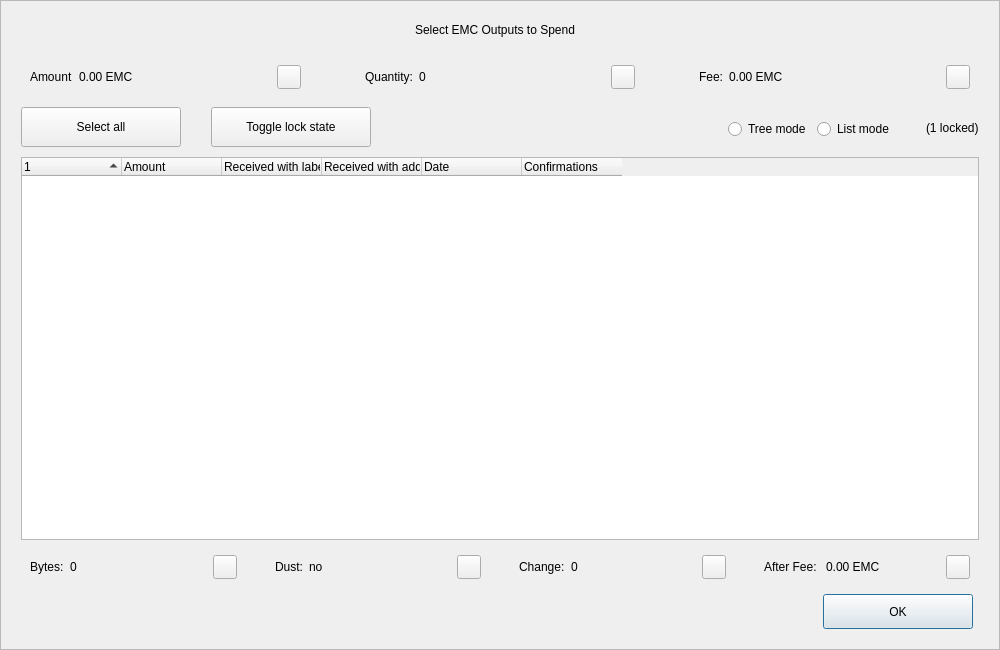
<?xml version="1.0" encoding="UTF-8"?>
<ui version="4.0">
 <class>CoinControlDialog</class>
 <widget class="QDialog" name="CoinControlDialog">
  <property name="geometry">
   <rect>
    <x>0</x>
    <y>0</y>
    <width>1000</width>
    <height>650</height>
   </rect>
  </property>
  <property name="minimumSize">
   <size>
    <width>950</width>
    <height>650</height>
   </size>
  </property>
  <property name="windowTitle">
   <string>Coin Selection</string>
  </property>
  <property name="styleSheet">
   <string notr="true"/>
  </property>
  <layout class="QVBoxLayout" name="verticalLayout">
   <property name="spacing">
    <number>0</number>
   </property>
   <property name="leftMargin">
    <number>0</number>
   </property>
   <property name="topMargin">
    <number>0</number>
   </property>
   <property name="rightMargin">
    <number>0</number>
   </property>
   <property name="bottomMargin">
    <number>0</number>
   </property>
   <item>
    <widget class="QFrame" name="frameContainer">
     <property name="toolTipDuration">
      <number>0</number>
     </property>
     <property name="frameShape">
      <enum>QFrame::StyledPanel</enum>
     </property>
     <property name="frameShadow">
      <enum>QFrame::Raised</enum>
     </property>
     <layout class="QVBoxLayout" name="verticalLayout_2">
      <property name="leftMargin">
       <number>0</number>
      </property>
      <property name="rightMargin">
       <number>0</number>
      </property>
      <property name="bottomMargin">
       <number>20</number>
      </property>
      <item>
       <layout class="QHBoxLayout" name="horizontalLayout_12">
        <property name="spacing">
         <number>0</number>
        </property>
        <property name="leftMargin">
         <number>20</number>
        </property>
        <property name="rightMargin">
         <number>30</number>
        </property>
        <item>
         <spacer name="horizontalSpacer_4">
          <property name="orientation">
           <enum>Qt::Horizontal</enum>
          </property>
          <property name="sizeHint" stdset="0">
           <size>
            <width>40</width>
            <height>20</height>
           </size>
          </property>
         </spacer>
        </item>
        <item>
         <widget class="QLabel" name="labelTitle">
          <property name="minimumSize">
           <size>
            <width>0</width>
            <height>40</height>
           </size>
          </property>
          <property name="maximumSize">
           <size>
            <width>16777215</width>
            <height>40</height>
           </size>
          </property>
          <property name="text">
           <string>Select EMC Outputs to Spend</string>
          </property>
          <property name="alignment">
           <set>Qt::AlignCenter</set>
          </property>
          <property name="margin">
           <number>7</number>
          </property>
         </widget>
        </item>
        <item>
         <spacer name="horizontalSpacer_5">
          <property name="orientation">
           <enum>Qt::Horizontal</enum>
          </property>
          <property name="sizeHint" stdset="0">
           <size>
            <width>40</width>
            <height>20</height>
           </size>
          </property>
         </spacer>
        </item>
       </layout>
      </item>
      <item>
       <layout class="QHBoxLayout" name="horizontalLayout_8">
        <property name="leftMargin">
         <number>20</number>
        </property>
        <property name="rightMargin">
         <number>20</number>
        </property>
        <item>
         <widget class="QWidget" name="layoutAmount" native="true">
          <layout class="QHBoxLayout" name="horizontalLayout_9" stretch="0,1,0">
           <item>
            <widget class="QLabel" name="labelCoinControlAmountText">
             <property name="text">
              <string>Amount</string>
             </property>
            </widget>
           </item>
           <item>
            <widget class="QLabel" name="labelCoinControlAmount">
             <property name="text">
              <string>0.00 EMC</string>
             </property>
            </widget>
           </item>
           <item alignment="Qt::AlignHCenter|Qt::AlignVCenter">
            <widget class="QPushButton" name="pushButtonAmount">
             <property name="minimumSize">
              <size>
               <width>0</width>
               <height>24</height>
              </size>
             </property>
             <property name="maximumSize">
              <size>
               <width>24</width>
               <height>26</height>
              </size>
             </property>
             <property name="focusPolicy">
              <enum>Qt::NoFocus</enum>
             </property>
             <property name="styleSheet">
              <string notr="true">padding-bottom:2px;
padding-right:4px;</string>
             </property>
             <property name="text">
              <string/>
             </property>
            </widget>
           </item>
          </layout>
         </widget>
        </item>
        <item>
         <spacer name="horizontalSpacer_2">
          <property name="orientation">
           <enum>Qt::Horizontal</enum>
          </property>
          <property name="sizeType">
           <enum>QSizePolicy::Fixed</enum>
          </property>
          <property name="sizeHint" stdset="0">
           <size>
            <width>40</width>
            <height>20</height>
           </size>
          </property>
         </spacer>
        </item>
        <item>
         <widget class="QWidget" name="layoutQuantity" native="true">
          <layout class="QHBoxLayout" name="horizontalLayout_10" stretch="0,1,0">
           <item>
            <widget class="QLabel" name="labelCoinControlQuantityText">
             <property name="text">
              <string>Quantity:</string>
             </property>
            </widget>
           </item>
           <item>
            <widget class="QLabel" name="labelCoinControlQuantity">
             <property name="text">
              <string>0</string>
             </property>
            </widget>
           </item>
           <item alignment="Qt::AlignHCenter|Qt::AlignVCenter">
            <widget class="QPushButton" name="pushButtonQuantity">
             <property name="minimumSize">
              <size>
               <width>0</width>
               <height>24</height>
              </size>
             </property>
             <property name="maximumSize">
              <size>
               <width>24</width>
               <height>26</height>
              </size>
             </property>
             <property name="focusPolicy">
              <enum>Qt::NoFocus</enum>
             </property>
             <property name="styleSheet">
              <string notr="true">padding-bottom:2px;
               padding-right:4px;</string>
             </property>
             <property name="text">
              <string/>
             </property>
            </widget>
           </item>
          </layout>
         </widget>
        </item>
        <item>
         <spacer name="horizontalSpacer_22">
          <property name="orientation">
           <enum>Qt::Horizontal</enum>
          </property>
          <property name="sizeType">
           <enum>QSizePolicy::Fixed</enum>
          </property>
          <property name="sizeHint" stdset="0">
           <size>
            <width>40</width>
            <height>20</height>
           </size>
          </property>
         </spacer>
        </item>
        <item>
         <widget class="QWidget" name="layoutFee" native="true">
          <layout class="QHBoxLayout" name="horizontalLayout_11" stretch="0,1,0">
           <item>
            <widget class="QLabel" name="labelCoinControlFeeText">
             <property name="text">
              <string>Fee:</string>
             </property>
            </widget>
           </item>
           <item>
            <widget class="QLabel" name="labelCoinControlFee">
             <property name="text">
              <string>0.00 EMC</string>
             </property>
            </widget>
           </item>
           <item alignment="Qt::AlignHCenter|Qt::AlignVCenter">
            <widget class="QPushButton" name="pushButtonFee">
             <property name="minimumSize">
              <size>
               <width>0</width>
               <height>24</height>
              </size>
             </property>
             <property name="maximumSize">
              <size>
               <width>24</width>
               <height>26</height>
              </size>
             </property>
             <property name="focusPolicy">
              <enum>Qt::NoFocus</enum>
             </property>
             <property name="styleSheet">
              <string notr="true">padding-bottom:2px;
               padding-right:4px;</string>
             </property>
             <property name="text">
              <string/>
             </property>
            </widget>
           </item>
          </layout>
         </widget>
        </item>
       </layout>
      </item>
      <item>
       <widget class="QFrame" name="frame">
        <property name="minimumSize">
         <size>
          <width>0</width>
          <height>40</height>
         </size>
        </property>
        <property name="styleSheet">
         <string notr="true">#frame {
	border:0;
}</string>
        </property>
        <property name="frameShape">
         <enum>QFrame::StyledPanel</enum>
        </property>
        <property name="frameShadow">
         <enum>QFrame::Sunken</enum>
        </property>
        <layout class="QHBoxLayout" name="horizontalLayout">
         <property name="spacing">
          <number>0</number>
         </property>
         <property name="leftMargin">
          <number>20</number>
         </property>
         <property name="topMargin">
          <number>0</number>
         </property>
         <property name="rightMargin">
          <number>20</number>
         </property>
         <property name="bottomMargin">
          <number>0</number>
         </property>
         <item>
          <layout class="QHBoxLayout" name="horizontalLayoutPanel" stretch="0,0,0,0,0,0">
           <property name="spacing">
            <number>20</number>
           </property>
           <item>
            <widget class="QPushButton" name="pushButtonSelectAll">
             <property name="sizePolicy">
              <sizepolicy hsizetype="Maximum" vsizetype="Fixed">
               <horstretch>0</horstretch>
               <verstretch>0</verstretch>
              </sizepolicy>
             </property>
             <property name="minimumSize">
              <size>
               <width>160</width>
               <height>40</height>
              </size>
             </property>
             <property name="maximumSize">
              <size>
               <width>16777215</width>
               <height>40</height>
              </size>
             </property>
             <property name="text">
              <string>Select all</string>
             </property>
             <property name="checkable">
              <bool>true</bool>
             </property>
             <property name="checked">
              <bool>false</bool>
             </property>
             <property name="autoExclusive">
              <bool>false</bool>
             </property>
             <property name="autoDefault">
              <bool>false</bool>
             </property>
            </widget>
           </item>
           <item>
            <spacer name="horizontalSpacer_6">
             <property name="orientation">
              <enum>Qt::Horizontal</enum>
             </property>
             <property name="sizeType">
              <enum>QSizePolicy::Fixed</enum>
             </property>
             <property name="sizeHint" stdset="0">
              <size>
               <width>10</width>
               <height>20</height>
              </size>
             </property>
            </spacer>
           </item>
           <item>
            <widget class="QPushButton" name="pushButtonToggleLock">
             <property name="sizePolicy">
              <sizepolicy hsizetype="Maximum" vsizetype="Fixed">
               <horstretch>0</horstretch>
               <verstretch>0</verstretch>
              </sizepolicy>
             </property>
             <property name="minimumSize">
              <size>
               <width>160</width>
               <height>40</height>
              </size>
             </property>
             <property name="maximumSize">
              <size>
               <width>16777215</width>
               <height>40</height>
              </size>
             </property>
             <property name="text">
              <string>Toggle lock state</string>
             </property>
             <property name="checkable">
              <bool>true</bool>
             </property>
             <property name="autoExclusive">
              <bool>false</bool>
             </property>
             <property name="autoDefault">
              <bool>false</bool>
             </property>
            </widget>
           </item>
           <item>
            <spacer name="horizontalSpacer_7">
             <property name="orientation">
              <enum>Qt::Horizontal</enum>
             </property>
             <property name="sizeType">
              <enum>QSizePolicy::Expanding</enum>
             </property>
             <property name="sizeHint" stdset="0">
              <size>
               <width>30</width>
               <height>20</height>
              </size>
             </property>
            </spacer>
           </item>
           <item alignment="Qt::AlignRight">
            <widget class="QGroupBox" name="groupBox_2">
             <property name="styleSheet">
              <string notr="true">#groupBox_2 {
    background-color:transparent;
    border-radius:0;
}</string>
             </property>
             <property name="title">
              <string/>
             </property>
             <layout class="QHBoxLayout" name="horizontalLayout_14">
              <item>
               <widget class="QRadioButton" name="radioTreeMode">
                <property name="sizePolicy">
                 <sizepolicy hsizetype="Maximum" vsizetype="Fixed">
                  <horstretch>0</horstretch>
                  <verstretch>0</verstretch>
                 </sizepolicy>
                </property>
                <property name="text">
                 <string>Tree mode</string>
                </property>
               </widget>
              </item>
              <item>
               <widget class="QRadioButton" name="radioListMode">
                <property name="sizePolicy">
                 <sizepolicy hsizetype="Maximum" vsizetype="Fixed">
                  <horstretch>0</horstretch>
                  <verstretch>0</verstretch>
                 </sizepolicy>
                </property>
                <property name="text">
                 <string>List mode</string>
                </property>
                <property name="checked">
                 <bool>false</bool>
                </property>
               </widget>
              </item>
             </layout>
            </widget>
           </item>
           <item>
            <widget class="QLabel" name="labelLocked">
             <property name="text">
              <string>(1 locked)</string>
             </property>
            </widget>
           </item>
          </layout>
         </item>
        </layout>
       </widget>
      </item>
      <item>
       <layout class="QHBoxLayout" name="horizontalLayout_13">
        <property name="leftMargin">
         <number>20</number>
        </property>
        <property name="rightMargin">
         <number>20</number>
        </property>
        <item>
         <widget class="CoinControlTreeWidget" name="treeWidget">
          <property name="contextMenuPolicy">
           <enum>Qt::CustomContextMenu</enum>
          </property>
          <property name="styleSheet">
           <string notr="true"/>
          </property>
          <property name="sortingEnabled">
           <bool>false</bool>
          </property>
          <property name="columnCount">
           <number>6</number>
          </property>
          <attribute name="headerShowSortIndicator" stdset="0">
           <bool>true</bool>
          </attribute>
          <attribute name="headerStretchLastSection">
           <bool>false</bool>
          </attribute>
          <column>
           <property name="text">
            <string/>
           </property>
          </column>
          <column>
           <property name="text">
            <string>Amount</string>
           </property>
          </column>
          <column>
           <property name="text">
            <string>Received with label</string>
           </property>
          </column>
          <column>
           <property name="text">
            <string>Received with address</string>
           </property>
          </column>
          <column>
           <property name="text">
            <string>Date</string>
           </property>
          </column>
          <column>
           <property name="text">
            <string>Confirmations</string>
           </property>
           <property name="toolTip">
            <string>Confirmed</string>
           </property>
          </column>
         </widget>
        </item>
       </layout>
      </item>
      <item>
       <layout class="QHBoxLayout" name="horizontalLayout_3">
        <property name="spacing">
         <number>20</number>
        </property>
        <property name="leftMargin">
         <number>20</number>
        </property>
        <property name="rightMargin">
         <number>20</number>
        </property>
        <item>
         <widget class="QWidget" name="layoutBytes" native="true">
          <layout class="QHBoxLayout" name="horizontalLayout_4" stretch="0,1,0">
           <item>
            <widget class="QLabel" name="labelCoinControlBytesText">
             <property name="text">
              <string>Bytes:</string>
             </property>
            </widget>
           </item>
           <item>
            <widget class="QLabel" name="labelCoinControlBytes">
             <property name="text">
              <string>0</string>
             </property>
            </widget>
           </item>
           <item alignment="Qt::AlignHCenter|Qt::AlignVCenter">
            <widget class="QPushButton" name="pushButtonBytes">
             <property name="minimumSize">
              <size>
               <width>0</width>
               <height>24</height>
              </size>
             </property>
             <property name="maximumSize">
              <size>
               <width>24</width>
               <height>26</height>
              </size>
             </property>
             <property name="focusPolicy">
              <enum>Qt::NoFocus</enum>
             </property>
             <property name="styleSheet">
              <string notr="true">padding-bottom:2px;
               padding-right:4px;</string>
             </property>
             <property name="text">
              <string/>
             </property>
            </widget>
           </item>
          </layout>
         </widget>
        </item>
        <item>
         <widget class="QWidget" name="layoutDust" native="true">
          <layout class="QHBoxLayout" name="horizontalLayout_5" stretch="0,1,0">
           <item>
            <widget class="QLabel" name="labelCoinControlLowOutputText">
             <property name="text">
              <string>Dust:</string>
             </property>
            </widget>
           </item>
           <item>
            <widget class="QLabel" name="labelCoinControlLowOutput">
             <property name="text">
              <string>no</string>
             </property>
            </widget>
           </item>
           <item alignment="Qt::AlignHCenter|Qt::AlignVCenter">
            <widget class="QPushButton" name="pushButtonDust">
             <property name="minimumSize">
              <size>
               <width>0</width>
               <height>24</height>
              </size>
             </property>
             <property name="maximumSize">
              <size>
               <width>24</width>
               <height>26</height>
              </size>
             </property>
             <property name="focusPolicy">
              <enum>Qt::NoFocus</enum>
             </property>
             <property name="styleSheet">
              <string notr="true">padding-bottom:2px;
               padding-right:4px;</string>
             </property>
             <property name="text">
              <string/>
             </property>
            </widget>
           </item>
          </layout>
         </widget>
        </item>
        <item>
         <widget class="QWidget" name="layoutChange" native="true">
          <layout class="QHBoxLayout" name="horizontalLayout_6" stretch="0,1,0">
           <item>
            <widget class="QLabel" name="labelCoinControlChangeText">
             <property name="text">
              <string>Change:</string>
             </property>
            </widget>
           </item>
           <item>
            <widget class="QLabel" name="labelCoinControlChange">
             <property name="text">
              <string>0</string>
             </property>
            </widget>
           </item>
           <item alignment="Qt::AlignHCenter|Qt::AlignVCenter">
            <widget class="QPushButton" name="pushButtonChange">
             <property name="minimumSize">
              <size>
               <width>0</width>
               <height>24</height>
              </size>
             </property>
             <property name="maximumSize">
              <size>
               <width>24</width>
               <height>26</height>
              </size>
             </property>
             <property name="focusPolicy">
              <enum>Qt::NoFocus</enum>
             </property>
             <property name="styleSheet">
              <string notr="true">padding-bottom:2px;
               padding-right:4px;</string>
             </property>
             <property name="text">
              <string/>
             </property>
            </widget>
           </item>
          </layout>
         </widget>
        </item>
        <item>
         <widget class="QWidget" name="layoutAfter" native="true">
          <layout class="QHBoxLayout" name="horizontalLayout_7" stretch="0,1,0">
           <item>
            <widget class="QLabel" name="labelCoinControlAfterFeeText">
             <property name="text">
              <string>After Fee: </string>
             </property>
            </widget>
           </item>
           <item>
            <widget class="QLabel" name="labelCoinControlAfterFee">
             <property name="text">
              <string>0.00 EMC</string>
             </property>
            </widget>
           </item>
           <item alignment="Qt::AlignHCenter|Qt::AlignVCenter">
            <widget class="QPushButton" name="pushButtonAlterFee">
             <property name="minimumSize">
              <size>
               <width>0</width>
               <height>24</height>
              </size>
             </property>
             <property name="maximumSize">
              <size>
               <width>24</width>
               <height>26</height>
              </size>
             </property>
             <property name="focusPolicy">
              <enum>Qt::NoFocus</enum>
             </property>
             <property name="styleSheet">
              <string notr="true">padding-bottom:2px;
               padding-right:4px;</string>
             </property>
             <property name="text">
              <string/>
             </property>
            </widget>
           </item>
          </layout>
         </widget>
        </item>
       </layout>
      </item>
      <item>
       <layout class="QHBoxLayout" name="horizontalLayout_2">
        <property name="spacing">
         <number>0</number>
        </property>
        <property name="leftMargin">
         <number>20</number>
        </property>
        <property name="rightMargin">
         <number>26</number>
        </property>
        <item>
         <spacer name="horizontalSpacer_3">
          <property name="orientation">
           <enum>Qt::Horizontal</enum>
          </property>
          <property name="sizeHint" stdset="0">
           <size>
            <width>558</width>
            <height>20</height>
           </size>
          </property>
         </spacer>
        </item>
        <item>
         <widget class="QPushButton" name="pushButtonOk">
          <property name="minimumSize">
           <size>
            <width>150</width>
            <height>35</height>
           </size>
          </property>
          <property name="text">
           <string>OK</string>
          </property>
         </widget>
        </item>
       </layout>
      </item>
     </layout>
    </widget>
   </item>
  </layout>
 </widget>
 <customwidgets>
  <customwidget>
   <class>CoinControlTreeWidget</class>
   <extends>QTreeWidget</extends>
   <header>coincontroltreewidget.h</header>
  </customwidget>
 </customwidgets>
 <resources/>
 <connections/>
</ui>
